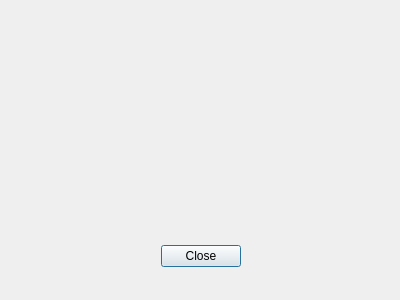
<?xml version="1.0" encoding="UTF-8"?>
<ui version="4.0">
 <class>Dialog</class>
 <widget class="QDialog" name="Dialog">
  <property name="geometry">
   <rect>
    <x>0</x>
    <y>0</y>
    <width>400</width>
    <height>300</height>
   </rect>
  </property>
  <property name="windowTitle">
   <string>Dialog</string>
  </property>
  <widget class="QDialogButtonBox" name="buttonBox">
   <property name="geometry">
    <rect>
     <x>30</x>
     <y>240</y>
     <width>341</width>
     <height>32</height>
    </rect>
   </property>
   <property name="orientation">
    <enum>Qt::Horizontal</enum>
   </property>
   <property name="standardButtons">
    <set>QDialogButtonBox::Close</set>
   </property>
   <property name="centerButtons">
    <bool>true</bool>
   </property>
  </widget>
 </widget>
 <resources/>
 <connections>
  <connection>
   <sender>buttonBox</sender>
   <signal>accepted()</signal>
   <receiver>Dialog</receiver>
   <slot>accept()</slot>
   <hints>
    <hint type="sourcelabel">
     <x>248</x>
     <y>254</y>
    </hint>
    <hint type="destinationlabel">
     <x>157</x>
     <y>274</y>
    </hint>
   </hints>
  </connection>
  <connection>
   <sender>buttonBox</sender>
   <signal>rejected()</signal>
   <receiver>Dialog</receiver>
   <slot>reject()</slot>
   <hints>
    <hint type="sourcelabel">
     <x>316</x>
     <y>260</y>
    </hint>
    <hint type="destinationlabel">
     <x>286</x>
     <y>274</y>
    </hint>
   </hints>
  </connection>
 </connections>
</ui>
